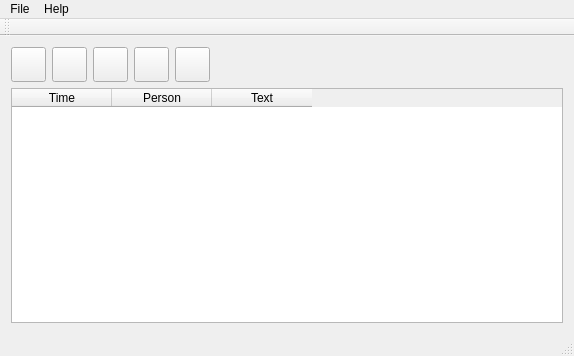
<?xml version="1.0" encoding="UTF-8"?>
<ui version="4.0">
 <class>MainWindow</class>
 <widget class="QMainWindow" name="MainWindow">
  <property name="geometry">
   <rect>
    <x>0</x>
    <y>0</y>
    <width>574</width>
    <height>356</height>
   </rect>
  </property>
  <property name="windowTitle">
   <string>Sub2Text 0.1</string>
  </property>
  <property name="windowIcon">
   <iconset resource="res.qrc">
    <normaloff>:/res/icon.png</normaloff>:/res/icon.png</iconset>
  </property>
  <widget class="QWidget" name="centralWidget">
   <layout class="QVBoxLayout" name="verticalLayout">
    <item>
     <layout class="QHBoxLayout" name="horizontalLayout">
      <item>
       <widget class="QPushButton" name="openSrtButton">
        <property name="sizePolicy">
         <sizepolicy hsizetype="Fixed" vsizetype="Fixed">
          <horstretch>20</horstretch>
          <verstretch>20</verstretch>
         </sizepolicy>
        </property>
        <property name="minimumSize">
         <size>
          <width>35</width>
          <height>35</height>
         </size>
        </property>
        <property name="maximumSize">
         <size>
          <width>35</width>
          <height>35</height>
         </size>
        </property>
        <property name="toolTip">
         <string>Open *.srt subtitles</string>
        </property>
        <property name="text">
         <string/>
        </property>
        <property name="icon">
         <iconset resource="res.qrc">
          <normaloff>:/res/add.png</normaloff>:/res/add.png</iconset>
        </property>
        <property name="iconSize">
         <size>
          <width>30</width>
          <height>30</height>
         </size>
        </property>
        <property name="flat">
         <bool>false</bool>
        </property>
       </widget>
      </item>
      <item>
       <widget class="QPushButton" name="openTextButton">
        <property name="sizePolicy">
         <sizepolicy hsizetype="Fixed" vsizetype="Fixed">
          <horstretch>20</horstretch>
          <verstretch>20</verstretch>
         </sizepolicy>
        </property>
        <property name="minimumSize">
         <size>
          <width>35</width>
          <height>35</height>
         </size>
        </property>
        <property name="maximumSize">
         <size>
          <width>35</width>
          <height>35</height>
         </size>
        </property>
        <property name="text">
         <string/>
        </property>
        <property name="icon">
         <iconset resource="res.qrc">
          <normaloff>:/res/edit.png</normaloff>:/res/edit.png</iconset>
        </property>
        <property name="iconSize">
         <size>
          <width>30</width>
          <height>30</height>
         </size>
        </property>
       </widget>
      </item>
      <item>
       <widget class="QPushButton" name="saveTextButton">
        <property name="sizePolicy">
         <sizepolicy hsizetype="Fixed" vsizetype="Fixed">
          <horstretch>20</horstretch>
          <verstretch>20</verstretch>
         </sizepolicy>
        </property>
        <property name="minimumSize">
         <size>
          <width>35</width>
          <height>35</height>
         </size>
        </property>
        <property name="maximumSize">
         <size>
          <width>35</width>
          <height>35</height>
         </size>
        </property>
        <property name="text">
         <string/>
        </property>
        <property name="icon">
         <iconset resource="res.qrc">
          <normaloff>:/res/save.png</normaloff>:/res/save.png</iconset>
        </property>
        <property name="iconSize">
         <size>
          <width>30</width>
          <height>30</height>
         </size>
        </property>
       </widget>
      </item>
      <item>
       <widget class="QPushButton" name="aboutButton">
        <property name="sizePolicy">
         <sizepolicy hsizetype="Fixed" vsizetype="Fixed">
          <horstretch>20</horstretch>
          <verstretch>20</verstretch>
         </sizepolicy>
        </property>
        <property name="minimumSize">
         <size>
          <width>35</width>
          <height>35</height>
         </size>
        </property>
        <property name="maximumSize">
         <size>
          <width>35</width>
          <height>35</height>
         </size>
        </property>
        <property name="text">
         <string/>
        </property>
        <property name="icon">
         <iconset resource="res.qrc">
          <normaloff>:/res/help.png</normaloff>:/res/help.png</iconset>
        </property>
        <property name="iconSize">
         <size>
          <width>30</width>
          <height>30</height>
         </size>
        </property>
       </widget>
      </item>
      <item>
       <widget class="QPushButton" name="exitButton">
        <property name="sizePolicy">
         <sizepolicy hsizetype="Fixed" vsizetype="Fixed">
          <horstretch>20</horstretch>
          <verstretch>20</verstretch>
         </sizepolicy>
        </property>
        <property name="minimumSize">
         <size>
          <width>35</width>
          <height>35</height>
         </size>
        </property>
        <property name="maximumSize">
         <size>
          <width>35</width>
          <height>35</height>
         </size>
        </property>
        <property name="text">
         <string/>
        </property>
        <property name="icon">
         <iconset resource="res.qrc">
          <normaloff>:/res/exit.png</normaloff>:/res/exit.png</iconset>
        </property>
        <property name="iconSize">
         <size>
          <width>30</width>
          <height>30</height>
         </size>
        </property>
       </widget>
      </item>
      <item>
       <spacer name="horizontalSpacer">
        <property name="orientation">
         <enum>Qt::Horizontal</enum>
        </property>
        <property name="sizeHint" stdset="0">
         <size>
          <width>40</width>
          <height>20</height>
         </size>
        </property>
       </spacer>
      </item>
     </layout>
    </item>
    <item>
     <widget class="QTableWidget" name="tableWidget">
      <property name="horizontalScrollBarPolicy">
       <enum>Qt::ScrollBarAlwaysOff</enum>
      </property>
      <column>
       <property name="text">
        <string>Time</string>
       </property>
      </column>
      <column>
       <property name="text">
        <string>Person</string>
       </property>
      </column>
      <column>
       <property name="text">
        <string>Text</string>
       </property>
      </column>
     </widget>
    </item>
   </layout>
  </widget>
  <widget class="QMenuBar" name="menuBar">
   <property name="geometry">
    <rect>
     <x>0</x>
     <y>0</y>
     <width>574</width>
     <height>25</height>
    </rect>
   </property>
   <widget class="QMenu" name="menuFile">
    <property name="title">
     <string>File</string>
    </property>
    <addaction name="actionOpenSub"/>
    <addaction name="actionOpenText"/>
    <addaction name="actionSaveText"/>
    <addaction name="actionSaveAsText"/>
    <addaction name="actionExit"/>
   </widget>
   <widget class="QMenu" name="menuHelp">
    <property name="title">
     <string>Help</string>
    </property>
    <addaction name="actionAbout"/>
   </widget>
   <addaction name="menuFile"/>
   <addaction name="menuHelp"/>
  </widget>
  <widget class="QToolBar" name="mainToolBar">
   <attribute name="toolBarArea">
    <enum>TopToolBarArea</enum>
   </attribute>
   <attribute name="toolBarBreak">
    <bool>true</bool>
   </attribute>
  </widget>
  <widget class="QStatusBar" name="statusBar"/>
  <action name="actionOpenSub">
   <property name="icon">
    <iconset resource="res.qrc">
     <normaloff>:/res/add.png</normaloff>:/res/add.png</iconset>
   </property>
   <property name="text">
    <string>Open sub</string>
   </property>
   <property name="shortcut">
    <string>Ctrl+O</string>
   </property>
  </action>
  <action name="actionOpenText">
   <property name="icon">
    <iconset resource="res.qrc">
     <normaloff>:/res/edit.png</normaloff>:/res/edit.png</iconset>
   </property>
   <property name="text">
    <string>Open text</string>
   </property>
   <property name="shortcut">
    <string>Ctrl+Shift+O</string>
   </property>
  </action>
  <action name="actionSaveText">
   <property name="enabled">
    <bool>false</bool>
   </property>
   <property name="icon">
    <iconset resource="res.qrc">
     <normaloff>:/res/save.png</normaloff>:/res/save.png</iconset>
   </property>
   <property name="text">
    <string>Save text</string>
   </property>
   <property name="shortcut">
    <string>Ctrl+S</string>
   </property>
  </action>
  <action name="actionExit">
   <property name="icon">
    <iconset resource="res.qrc">
     <normaloff>:/res/exit.png</normaloff>:/res/exit.png</iconset>
   </property>
   <property name="text">
    <string>Exit</string>
   </property>
   <property name="shortcut">
    <string>Ctrl+Q</string>
   </property>
  </action>
  <action name="actionAbout">
   <property name="icon">
    <iconset resource="res.qrc">
     <normaloff>:/res/help.png</normaloff>:/res/help.png</iconset>
   </property>
   <property name="text">
    <string>About</string>
   </property>
   <property name="shortcut">
    <string>F1</string>
   </property>
  </action>
  <action name="actionSaveAsText">
   <property name="enabled">
    <bool>false</bool>
   </property>
   <property name="text">
    <string>Save to new file</string>
   </property>
   <property name="shortcut">
    <string>Ctrl+Shift+S</string>
   </property>
  </action>
 </widget>
 <layoutdefault spacing="6" margin="11"/>
 <resources>
  <include location="res.qrc"/>
 </resources>
 <connections/>
</ui>
